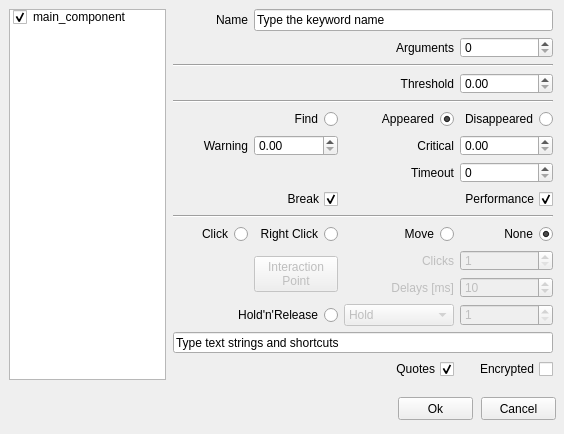
<?xml version="1.0" encoding="UTF-8"?>
<ui version="4.0">
 <class>Form</class>
 <widget class="QWidget" name="Form">
  <property name="geometry">
   <rect>
    <x>0</x>
    <y>0</y>
    <width>564</width>
    <height>434</height>
   </rect>
  </property>
  <property name="windowTitle">
   <string>Alyvix - Image Finder</string>
  </property>
  <widget class="QPushButton" name="pushButtonCancel">
   <property name="geometry">
    <rect>
     <x>481</x>
     <y>397</y>
     <width>75</width>
     <height>23</height>
    </rect>
   </property>
   <property name="text">
    <string>Cancel</string>
   </property>
  </widget>
  <widget class="QPushButton" name="pushButtonOk">
   <property name="geometry">
    <rect>
     <x>398</x>
     <y>397</y>
     <width>75</width>
     <height>23</height>
    </rect>
   </property>
   <property name="text">
    <string>Ok</string>
   </property>
  </widget>
  <widget class="QLabel" name="label_line">
   <property name="geometry">
    <rect>
     <x>100</x>
     <y>1353</y>
     <width>61</width>
     <height>21</height>
    </rect>
   </property>
   <property name="text">
    <string>Begin Line</string>
   </property>
   <property name="alignment">
    <set>Qt::AlignRight|Qt::AlignTrailing|Qt::AlignVCenter</set>
   </property>
  </widget>
  <widget class="QListWidget" name="listWidgetBlocks">
   <property name="geometry">
    <rect>
     <x>482</x>
     <y>1118</y>
     <width>81</width>
     <height>261</height>
    </rect>
   </property>
  </widget>
  <widget class="QPushButton" name="pushButtonAddBlock">
   <property name="geometry">
    <rect>
     <x>300</x>
     <y>1352</y>
     <width>71</width>
     <height>23</height>
    </rect>
   </property>
   <property name="text">
    <string>Add Block</string>
   </property>
  </widget>
  <widget class="QTextEdit" name="textEditCustomLines">
   <property name="geometry">
    <rect>
     <x>18</x>
     <y>1118</y>
     <width>456</width>
     <height>221</height>
    </rect>
   </property>
   <property name="tabStopWidth">
    <number>80</number>
   </property>
   <property name="acceptRichText">
    <bool>false</bool>
   </property>
  </widget>
  <widget class="QPushButton" name="pushButtonRemoveBlock">
   <property name="geometry">
    <rect>
     <x>380</x>
     <y>1352</y>
     <width>91</width>
     <height>23</height>
    </rect>
   </property>
   <property name="text">
    <string>Remove Block</string>
   </property>
  </widget>
  <widget class="QSpinBox" name="spinBoxLine">
   <property name="geometry">
    <rect>
     <x>170</x>
     <y>1352</y>
     <width>121</width>
     <height>22</height>
    </rect>
   </property>
   <property name="minimum">
    <number>1</number>
   </property>
   <property name="maximum">
    <number>99999</number>
   </property>
  </widget>
  <widget class="QListWidget" name="listWidget">
   <property name="geometry">
    <rect>
     <x>9</x>
     <y>9</y>
     <width>157</width>
     <height>371</height>
    </rect>
   </property>
   <property name="selectionMode">
    <enum>QAbstractItemView::SingleSelection</enum>
   </property>
   <item>
    <property name="text">
     <string>main_component</string>
    </property>
    <property name="checkState">
     <enum>Checked</enum>
    </property>
   </item>
  </widget>
  <widget class="QWidget" name="widget" native="true">
   <property name="geometry">
    <rect>
     <x>173</x>
     <y>9</y>
     <width>381</width>
     <height>376</height>
    </rect>
   </property>
   <widget class="QWidget" name="gridLayoutWidget">
    <property name="geometry">
     <rect>
      <x>0</x>
      <y>0</y>
      <width>380</width>
      <height>370</height>
     </rect>
    </property>
    <layout class="QGridLayout" name="gridLayout">
     <item row="12" column="2">
      <widget class="QLabel" name="labelClickDelay">
       <property name="enabled">
        <bool>false</bool>
       </property>
       <property name="text">
        <string>Delays [ms]</string>
       </property>
       <property name="alignment">
        <set>Qt::AlignRight|Qt::AlignTrailing|Qt::AlignVCenter</set>
       </property>
      </widget>
     </item>
     <item row="3" column="0" colspan="3">
      <widget class="QLabel" name="threshold_label">
       <property name="text">
        <string>Threshold</string>
       </property>
       <property name="alignment">
        <set>Qt::AlignRight|Qt::AlignTrailing|Qt::AlignVCenter</set>
       </property>
      </widget>
     </item>
     <item row="10" column="1">
      <widget class="QRadioButton" name="rightclickRadio">
       <property name="layoutDirection">
        <enum>Qt::RightToLeft</enum>
       </property>
       <property name="text">
        <string>Right Click</string>
       </property>
       <attribute name="buttonGroup">
        <string notr="true">buttonGroup_2</string>
       </attribute>
      </widget>
     </item>
     <item row="14" column="0" colspan="4">
      <widget class="QLineEdit" name="inserttext">
       <property name="text">
        <string>Type text strings and shortcuts</string>
       </property>
      </widget>
     </item>
     <item row="11" column="1" rowspan="2">
      <widget class="QPushButton" name="pushButtonXYoffset">
       <property name="enabled">
        <bool>false</bool>
       </property>
       <property name="text">
        <string>Interaction
Point</string>
       </property>
      </widget>
     </item>
     <item row="9" column="0" colspan="4">
      <widget class="Line" name="line_10">
       <property name="orientation">
        <enum>Qt::Horizontal</enum>
       </property>
      </widget>
     </item>
     <item row="2" column="0" colspan="4">
      <widget class="Line" name="line_3">
       <property name="orientation">
        <enum>Qt::Horizontal</enum>
       </property>
      </widget>
     </item>
     <item row="10" column="3">
      <widget class="QRadioButton" name="dontclickRadio">
       <property name="layoutDirection">
        <enum>Qt::RightToLeft</enum>
       </property>
       <property name="text">
        <string>None</string>
       </property>
       <property name="checked">
        <bool>true</bool>
       </property>
       <attribute name="buttonGroup">
        <string notr="true">buttonGroup_2</string>
       </attribute>
      </widget>
     </item>
     <item row="15" column="3">
      <widget class="QCheckBox" name="text_encrypted">
       <property name="layoutDirection">
        <enum>Qt::RightToLeft</enum>
       </property>
       <property name="text">
        <string> Encrypted</string>
       </property>
       <property name="checked">
        <bool>false</bool>
       </property>
      </widget>
     </item>
     <item row="15" column="2">
      <widget class="QCheckBox" name="add_quotes">
       <property name="layoutDirection">
        <enum>Qt::RightToLeft</enum>
       </property>
       <property name="text">
        <string>Quotes</string>
       </property>
       <property name="checked">
        <bool>true</bool>
       </property>
      </widget>
     </item>
     <item row="13" column="0" colspan="2">
      <widget class="QRadioButton" name="holdreleaseRadio">
       <property name="layoutDirection">
        <enum>Qt::RightToLeft</enum>
       </property>
       <property name="text">
        <string>Hold'n'Release</string>
       </property>
       <attribute name="buttonGroup">
        <string notr="true">buttonGroup_2</string>
       </attribute>
      </widget>
     </item>
     <item row="13" column="3">
      <widget class="QSpinBox" name="holdreleaseSpinBox">
       <property name="enabled">
        <bool>false</bool>
       </property>
       <property name="minimum">
        <number>1</number>
       </property>
       <property name="maximum">
        <number>9999</number>
       </property>
      </widget>
     </item>
     <item row="12" column="3">
      <widget class="QSpinBox" name="clickdelay_spinbox">
       <property name="enabled">
        <bool>false</bool>
       </property>
       <property name="minimum">
        <number>1</number>
       </property>
       <property name="maximum">
        <number>60000</number>
       </property>
       <property name="value">
        <number>10</number>
       </property>
      </widget>
     </item>
     <item row="10" column="0">
      <widget class="QRadioButton" name="clickRadio">
       <property name="layoutDirection">
        <enum>Qt::RightToLeft</enum>
       </property>
       <property name="text">
        <string>Click</string>
       </property>
       <attribute name="buttonGroup">
        <string notr="true">buttonGroup_2</string>
       </attribute>
      </widget>
     </item>
     <item row="4" column="0" colspan="4">
      <widget class="Line" name="line_8">
       <property name="orientation">
        <enum>Qt::Horizontal</enum>
       </property>
      </widget>
     </item>
     <item row="10" column="2">
      <widget class="QRadioButton" name="movemouseRadio">
       <property name="layoutDirection">
        <enum>Qt::RightToLeft</enum>
       </property>
       <property name="text">
        <string>Move</string>
       </property>
       <property name="checked">
        <bool>false</bool>
       </property>
       <attribute name="buttonGroup">
        <string notr="true">buttonGroup_2</string>
       </attribute>
      </widget>
     </item>
     <item row="13" column="2">
      <widget class="QComboBox" name="holdreleaseComboBox">
       <property name="enabled">
        <bool>false</bool>
       </property>
       <item>
        <property name="text">
         <string>Hold</string>
        </property>
       </item>
       <item>
        <property name="text">
         <string>Release</string>
        </property>
       </item>
       <item>
        <property name="text">
         <string>Release Up</string>
        </property>
       </item>
       <item>
        <property name="text">
         <string>Release Down</string>
        </property>
       </item>
       <item>
        <property name="text">
         <string>Release Left</string>
        </property>
       </item>
       <item>
        <property name="text">
         <string>Release Right</string>
        </property>
       </item>
      </widget>
     </item>
     <item row="3" column="3">
      <widget class="QDoubleSpinBox" name="doubleSpinBoxThreshold">
       <property name="maximum">
        <double>1.000000000000000</double>
       </property>
       <property name="singleStep">
        <double>0.050000000000000</double>
       </property>
      </widget>
     </item>
     <item row="11" column="3">
      <widget class="QSpinBox" name="clicknumber_spinbox">
       <property name="enabled">
        <bool>false</bool>
       </property>
       <property name="minimum">
        <number>1</number>
       </property>
      </widget>
     </item>
     <item row="11" column="2">
      <widget class="QLabel" name="labelClickNumber">
       <property name="enabled">
        <bool>false</bool>
       </property>
       <property name="text">
        <string>Clicks</string>
       </property>
       <property name="alignment">
        <set>Qt::AlignRight|Qt::AlignTrailing|Qt::AlignVCenter</set>
       </property>
      </widget>
     </item>
     <item row="5" column="2">
      <widget class="QRadioButton" name="wait_radio">
       <property name="layoutDirection">
        <enum>Qt::RightToLeft</enum>
       </property>
       <property name="text">
        <string>Appeared</string>
       </property>
       <property name="checked">
        <bool>true</bool>
       </property>
       <attribute name="buttonGroup">
        <string notr="true">buttonGroup_5</string>
       </attribute>
      </widget>
     </item>
     <item row="1" column="2">
      <widget class="QLabel" name="labelArgs">
       <property name="text">
        <string>Arguments</string>
       </property>
       <property name="alignment">
        <set>Qt::AlignRight|Qt::AlignTrailing|Qt::AlignVCenter</set>
       </property>
      </widget>
     </item>
     <item row="6" column="0">
      <widget class="QLabel" name="labelWarning">
       <property name="text">
        <string>Warning</string>
       </property>
       <property name="alignment">
        <set>Qt::AlignRight|Qt::AlignTrailing|Qt::AlignVCenter</set>
       </property>
      </widget>
     </item>
     <item row="7" column="3">
      <widget class="QSpinBox" name="timeout_spinbox">
       <property name="maximum">
        <number>999999</number>
       </property>
      </widget>
     </item>
     <item row="6" column="3">
      <widget class="QDoubleSpinBox" name="doubleSpinBoxCritical">
       <property name="maximum">
        <double>9999.989999999999782</double>
       </property>
       <property name="singleStep">
        <double>0.050000000000000</double>
       </property>
      </widget>
     </item>
     <item row="6" column="1">
      <widget class="QDoubleSpinBox" name="doubleSpinBoxWarning">
       <property name="maximum">
        <double>9999.989999999999782</double>
       </property>
       <property name="singleStep">
        <double>0.050000000000000</double>
       </property>
      </widget>
     </item>
     <item row="7" column="2">
      <widget class="QLabel" name="timeout_label">
       <property name="text">
        <string>Timeout</string>
       </property>
       <property name="alignment">
        <set>Qt::AlignRight|Qt::AlignTrailing|Qt::AlignVCenter</set>
       </property>
      </widget>
     </item>
     <item row="1" column="3">
      <widget class="QSpinBox" name="spinBoxArgs"/>
     </item>
     <item row="5" column="1">
      <widget class="QRadioButton" name="find_radio">
       <property name="layoutDirection">
        <enum>Qt::RightToLeft</enum>
       </property>
       <property name="text">
        <string>Find</string>
       </property>
       <attribute name="buttonGroup">
        <string notr="true">buttonGroup_5</string>
       </attribute>
      </widget>
     </item>
     <item row="5" column="3">
      <widget class="QRadioButton" name="wait_disapp_radio">
       <property name="layoutDirection">
        <enum>Qt::RightToLeft</enum>
       </property>
       <property name="text">
        <string>Disappeared</string>
       </property>
       <property name="checked">
        <bool>false</bool>
       </property>
       <attribute name="buttonGroup">
        <string notr="true">buttonGroup_5</string>
       </attribute>
      </widget>
     </item>
     <item row="6" column="2">
      <widget class="QLabel" name="labelCritical">
       <property name="text">
        <string>Critical</string>
       </property>
       <property name="alignment">
        <set>Qt::AlignRight|Qt::AlignTrailing|Qt::AlignVCenter</set>
       </property>
      </widget>
     </item>
     <item row="8" column="0" colspan="2">
      <widget class="QCheckBox" name="timeout_exception">
       <property name="layoutDirection">
        <enum>Qt::RightToLeft</enum>
       </property>
       <property name="text">
        <string>Break</string>
       </property>
       <property name="checked">
        <bool>true</bool>
       </property>
      </widget>
     </item>
     <item row="8" column="2" colspan="2">
      <widget class="QCheckBox" name="checkBoxEnablePerformance">
       <property name="layoutDirection">
        <enum>Qt::RightToLeft</enum>
       </property>
       <property name="text">
        <string>Performance</string>
       </property>
       <property name="checked">
        <bool>true</bool>
       </property>
      </widget>
     </item>
     <item row="0" column="1" colspan="3">
      <widget class="QLineEdit" name="namelineedit">
       <property name="text">
        <string>Type the keyword name</string>
       </property>
      </widget>
     </item>
     <item row="0" column="0">
      <widget class="QLabel" name="labelName">
       <property name="layoutDirection">
        <enum>Qt::LeftToRight</enum>
       </property>
       <property name="text">
        <string>Name</string>
       </property>
       <property name="alignment">
        <set>Qt::AlignRight|Qt::AlignTrailing|Qt::AlignVCenter</set>
       </property>
      </widget>
     </item>
    </layout>
   </widget>
  </widget>
  <widget class="QWidget" name="widget_2" native="true">
   <property name="geometry">
    <rect>
     <x>173</x>
     <y>474</y>
     <width>381</width>
     <height>251</height>
    </rect>
   </property>
   <widget class="QWidget" name="gridLayoutWidget_2">
    <property name="geometry">
     <rect>
      <x>0</x>
      <y>0</y>
      <width>380</width>
      <height>242</height>
     </rect>
    </property>
    <layout class="QGridLayout" name="gridLayout_2">
     <item row="4" column="2">
      <widget class="QLabel" name="labelClickNumber_2">
       <property name="enabled">
        <bool>false</bool>
       </property>
       <property name="text">
        <string>Clicks</string>
       </property>
       <property name="alignment">
        <set>Qt::AlignRight|Qt::AlignTrailing|Qt::AlignVCenter</set>
       </property>
      </widget>
     </item>
     <item row="5" column="2">
      <widget class="QLabel" name="labelClickDelay_2">
       <property name="enabled">
        <bool>false</bool>
       </property>
       <property name="text">
        <string>Delays [ms]</string>
       </property>
       <property name="alignment">
        <set>Qt::AlignRight|Qt::AlignTrailing|Qt::AlignVCenter</set>
       </property>
      </widget>
     </item>
     <item row="3" column="3">
      <widget class="QRadioButton" name="dontclickRadio_2">
       <property name="layoutDirection">
        <enum>Qt::RightToLeft</enum>
       </property>
       <property name="text">
        <string>None</string>
       </property>
       <property name="checked">
        <bool>true</bool>
       </property>
       <attribute name="buttonGroup">
        <string notr="true">buttonGroup_4</string>
       </attribute>
      </widget>
     </item>
     <item row="0" column="0" colspan="4">
      <widget class="Line" name="line_7">
       <property name="orientation">
        <enum>Qt::Horizontal</enum>
       </property>
      </widget>
     </item>
     <item row="5" column="3">
      <widget class="QSpinBox" name="clickdelay_spinbox_2">
       <property name="enabled">
        <bool>false</bool>
       </property>
       <property name="minimum">
        <number>1</number>
       </property>
       <property name="maximum">
        <number>60000</number>
       </property>
       <property name="value">
        <number>10</number>
       </property>
      </widget>
     </item>
     <item row="2" column="0" colspan="4">
      <widget class="Line" name="line_5">
       <property name="orientation">
        <enum>Qt::Horizontal</enum>
       </property>
      </widget>
     </item>
     <item row="3" column="1">
      <widget class="QRadioButton" name="rightclickRadio_2">
       <property name="layoutDirection">
        <enum>Qt::RightToLeft</enum>
       </property>
       <property name="text">
        <string>Right Click</string>
       </property>
       <attribute name="buttonGroup">
        <string notr="true">buttonGroup_4</string>
       </attribute>
      </widget>
     </item>
     <item row="8" column="3">
      <widget class="QCheckBox" name="text_encrypted_2">
       <property name="layoutDirection">
        <enum>Qt::RightToLeft</enum>
       </property>
       <property name="text">
        <string>Encrypted</string>
       </property>
       <property name="checked">
        <bool>false</bool>
       </property>
      </widget>
     </item>
     <item row="3" column="0">
      <widget class="QRadioButton" name="clickRadio_2">
       <property name="layoutDirection">
        <enum>Qt::RightToLeft</enum>
       </property>
       <property name="text">
        <string>Click</string>
       </property>
       <attribute name="buttonGroup">
        <string notr="true">buttonGroup_4</string>
       </attribute>
      </widget>
     </item>
     <item row="4" column="3">
      <widget class="QSpinBox" name="clicknumber_spinbox_2">
       <property name="enabled">
        <bool>false</bool>
       </property>
       <property name="minimum">
        <number>1</number>
       </property>
      </widget>
     </item>
     <item row="4" column="1" rowspan="2">
      <widget class="QPushButton" name="pushButtonXYoffset_2">
       <property name="enabled">
        <bool>false</bool>
       </property>
       <property name="text">
        <string>Interaction
Point</string>
       </property>
      </widget>
     </item>
     <item row="6" column="0" colspan="2">
      <widget class="QRadioButton" name="holdreleaseRadio_2">
       <property name="layoutDirection">
        <enum>Qt::RightToLeft</enum>
       </property>
       <property name="text">
        <string>Hold'n'Release</string>
       </property>
       <attribute name="buttonGroup">
        <string notr="true">buttonGroup_4</string>
       </attribute>
      </widget>
     </item>
     <item row="6" column="2">
      <widget class="QComboBox" name="holdreleaseComboBox_2">
       <property name="enabled">
        <bool>false</bool>
       </property>
       <item>
        <property name="text">
         <string>Hold</string>
        </property>
       </item>
       <item>
        <property name="text">
         <string>Release</string>
        </property>
       </item>
       <item>
        <property name="text">
         <string>Release Up</string>
        </property>
       </item>
       <item>
        <property name="text">
         <string>Release Down</string>
        </property>
       </item>
       <item>
        <property name="text">
         <string>Release Left</string>
        </property>
       </item>
       <item>
        <property name="text">
         <string>Release Right</string>
        </property>
       </item>
      </widget>
     </item>
     <item row="6" column="3">
      <widget class="QSpinBox" name="holdreleaseSpinBox_2">
       <property name="enabled">
        <bool>false</bool>
       </property>
       <property name="minimum">
        <number>1</number>
       </property>
       <property name="maximum">
        <number>9999</number>
       </property>
      </widget>
     </item>
     <item row="7" column="0" colspan="4">
      <widget class="QLineEdit" name="inserttext_2">
       <property name="text">
        <string>Type text strings and shortcuts</string>
       </property>
      </widget>
     </item>
     <item row="1" column="0" colspan="3">
      <widget class="QLabel" name="threshold_label_2">
       <property name="text">
        <string>Threshold</string>
       </property>
       <property name="alignment">
        <set>Qt::AlignRight|Qt::AlignTrailing|Qt::AlignVCenter</set>
       </property>
      </widget>
     </item>
     <item row="8" column="2">
      <widget class="QCheckBox" name="add_quotes_2">
       <property name="layoutDirection">
        <enum>Qt::RightToLeft</enum>
       </property>
       <property name="text">
        <string>Quotes</string>
       </property>
       <property name="checked">
        <bool>true</bool>
       </property>
      </widget>
     </item>
     <item row="1" column="3">
      <widget class="QDoubleSpinBox" name="doubleSpinBoxThreshold_2">
       <property name="maximum">
        <double>1.000000000000000</double>
       </property>
       <property name="singleStep">
        <double>0.050000000000000</double>
       </property>
      </widget>
     </item>
     <item row="3" column="2">
      <widget class="QRadioButton" name="movemouseRadio_2">
       <property name="layoutDirection">
        <enum>Qt::RightToLeft</enum>
       </property>
       <property name="text">
        <string>Move</string>
       </property>
       <property name="checked">
        <bool>false</bool>
       </property>
       <attribute name="buttonGroup">
        <string notr="true">buttonGroup_4</string>
       </attribute>
      </widget>
     </item>
    </layout>
   </widget>
  </widget>
  <widget class="QLabel" name="roi_width_label">
   <property name="geometry">
    <rect>
     <x>138</x>
     <y>929</y>
     <width>89</width>
     <height>20</height>
    </rect>
   </property>
   <property name="text">
    <string>Roi Width</string>
   </property>
   <property name="alignment">
    <set>Qt::AlignRight|Qt::AlignTrailing|Qt::AlignVCenter</set>
   </property>
  </widget>
  <widget class="QLabel" name="roi_height_label">
   <property name="geometry">
    <rect>
     <x>327</x>
     <y>929</y>
     <width>94</width>
     <height>20</height>
    </rect>
   </property>
   <property name="text">
    <string>Roi Height</string>
   </property>
   <property name="alignment">
    <set>Qt::AlignRight|Qt::AlignTrailing|Qt::AlignVCenter</set>
   </property>
  </widget>
  <widget class="Line" name="line_9">
   <property name="geometry">
    <rect>
     <x>138</x>
     <y>958</y>
     <width>378</width>
     <height>3</height>
    </rect>
   </property>
   <property name="orientation">
    <enum>Qt::Horizontal</enum>
   </property>
  </widget>
  <widget class="QSpinBox" name="roi_height_spinbox">
   <property name="geometry">
    <rect>
     <x>427</x>
     <y>929</y>
     <width>89</width>
     <height>20</height>
    </rect>
   </property>
   <property name="maximum">
    <number>9999</number>
   </property>
  </widget>
  <widget class="QSpinBox" name="roi_y_spinbox">
   <property name="geometry">
    <rect>
     <x>427</x>
     <y>900</y>
     <width>89</width>
     <height>20</height>
    </rect>
   </property>
   <property name="minimum">
    <number>-9999</number>
   </property>
   <property name="maximum">
    <number>9999</number>
   </property>
  </widget>
  <widget class="QSpinBox" name="roi_width_spinbox">
   <property name="geometry">
    <rect>
     <x>233</x>
     <y>929</y>
     <width>88</width>
     <height>20</height>
    </rect>
   </property>
   <property name="maximum">
    <number>9999</number>
   </property>
  </widget>
  <widget class="QLabel" name="roi_y_label">
   <property name="geometry">
    <rect>
     <x>327</x>
     <y>900</y>
     <width>94</width>
     <height>20</height>
    </rect>
   </property>
   <property name="text">
    <string>Roi Y</string>
   </property>
   <property name="alignment">
    <set>Qt::AlignRight|Qt::AlignTrailing|Qt::AlignVCenter</set>
   </property>
  </widget>
  <widget class="QSpinBox" name="roi_x_spinbox">
   <property name="geometry">
    <rect>
     <x>233</x>
     <y>900</y>
     <width>88</width>
     <height>20</height>
    </rect>
   </property>
   <property name="minimum">
    <number>-9999</number>
   </property>
   <property name="maximum">
    <number>9999</number>
   </property>
  </widget>
  <widget class="QLabel" name="roi_x_label">
   <property name="geometry">
    <rect>
     <x>138</x>
     <y>900</y>
     <width>89</width>
     <height>20</height>
    </rect>
   </property>
   <property name="text">
    <string>Roi X</string>
   </property>
   <property name="alignment">
    <set>Qt::AlignRight|Qt::AlignTrailing|Qt::AlignVCenter</set>
   </property>
  </widget>
 </widget>
 <resources/>
 <connections/>
 <buttongroups>
  <buttongroup name="buttonGroup_2"/>
  <buttongroup name="buttonGroup_4"/>
  <buttongroup name="buttonGroup_5"/>
 </buttongroups>
</ui>
